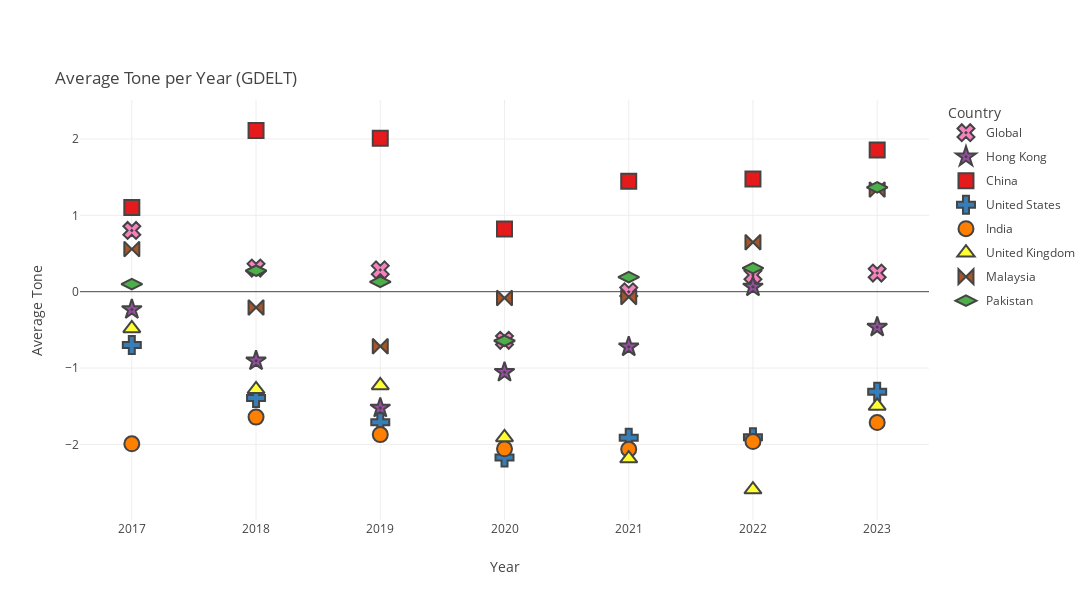

Write notebook code for a chart like this one.
### Markdown cell above
#### Plot

### Code cell
colour_dict = ['#f781bf','#984ea3','#e41a1c','#377eb8','#ff7f00','#ffff33','#a65628','#4daf4a']


fig = px.scatter(country_df[country_df['Country'].isin(major_countries)],
                 x="Year", y="Average Tone", color="Country", title="Average Tone per Year (GDELT)", hover_data = ['Count'], color_discrete_sequence=colour_dict,
                  category_orders={'Country': ['Global','Hong Kong', 'China', 'United States', 'India', 'United Kingdom', 'Malaysia', 'Pakistan' ]}, template='none')

for country in country_df['Country']:
    fig.update_traces(marker=dict(size=15, line=dict(width=2)), selector=dict(name=country))

# Update marker size and shape for "Hong Kong" points
fig.update_traces(marker=dict(symbol='x-dot'), selector=dict(name='Global'))
fig.update_traces(marker=dict(symbol='square'), selector=dict(name=major_countries[0]))
fig.update_traces(marker=dict(symbol='cross'), selector=dict(name=major_countries[1]))
fig.update_traces(marker=dict(symbol='circle'), selector=dict(name=major_countries[2]))
fig.update_traces(marker=dict(symbol='triangle-up'), selector=dict(name=major_countries[3]))
fig.update_traces(marker=dict(symbol='pentagon'), selector=dict(name=major_countries[4]))
fig.update_traces(marker=dict(symbol='diamond-wide'), selector=dict(name=major_countries[5]))
fig.update_traces(marker=dict(symbol='star-dot'), selector=dict(name=major_countries[6]))
fig.update_traces(marker=dict(symbol='bowtie'), selector=dict(name=major_countries[7]))


# Make the figure bigger
fig.update_layout(title_x=0.05, title_y=0.88)
fig.update_layout(autosize=False, width=1200, height=600)
fig.layout.legend.tracegroupgap = 5

fig.show()

### Figure 1 — Plotly figure (JSON) as saved in the notebook; plotly's stock layout.template omitted (floating-point values rounded to 4 significant figures)
{"data": [{"customdata": [[11252], [16342], [16922], [11826], [12181], [10651], [6808]], "hovertemplate": "Country=Global<br>Year=%{x}<br>Average Tone=%{y}<br>Count=%{customdata[0]}<extra></extra>", "legendgroup": "Global", "marker": {"color": "#f781bf", "line": {"width": 2}, "size": 15, "symbol": "x-dot"}, "mode": "markers", "name": "Global", "orientation": "v", "showlegend": true, "type": "scatter", "x": ["2017", "2018", "2019", "2020", "2021", "2022", "2023"], "xaxis": "x", "y": [0.8016, 0.3098, 0.2855, -0.6365, -0.002258, 0.2191, 0.2439], "yaxis": "y"}, {"customdata": [[690], [686], [237], [55], [72], [64], [82]], "hovertemplate": "Country=Hong Kong<br>Year=%{x}<br>Average Tone=%{y}<br>Count=%{customdata[0]}<extra></extra>", "legendgroup": "Hong Kong", "marker": {"color": "#984ea3", "line": {"width": 2}, "size": 15, "symbol": "star-dot"}, "mode": "markers", "name": "Hong Kong", "orientation": "v", "showlegend": true, "type": "scatter", "x": ["2017", "2018", "2019", "2020", "2021", "2022", "2023"], "xaxis": "x", "y": [-0.2333, -0.9052, -1.523, -1.055, -0.7222, 0.0625, -0.4634], "yaxis": "y"}, {"customdata": [[3893], [4620], [4936], [2490], [3069], [2777], [1875]], "hovertemplate": "Country=China<br>Year=%{x}<br>Average Tone=%{y}<br>Count=%{customdata[0]}<extra></extra>", "legendgroup": "China", "marker": {"color": "#e41a1c", "line": {"width": 2}, "size": 15, "symbol": "square"}, "mode": "markers", "name": "China", "orientation": "v", "showlegend": true, "type": "scatter", "x": ["2017", "2018", "2019", "2020", "2021", "2022", "2023"], "xaxis": "x", "y": [1.101, 2.113, 2.008, 0.8217, 1.447, 1.477, 1.854], "yaxis": "y"}, {"customdata": [[1559], [2744], [3440], [3285], [3451], [2893], [1687]], "hovertemplate": "Country=United States<br>Year=%{x}<br>Average Tone=%{y}<br>Count=%{customdata[0]}<extra></extra>", "legendgroup": "United States", "marker": {"color": "#377eb8", "line": {"width": 2}, "size": 15, "symbol": "cross"}, "mode": "markers", "name": "United States", "orientation": "v", "showlegend": true, "type": "scatter", "x": ["2017", "2018", "2019", "2020", "2021", "2022", "2023"], "xaxis": "x", "y": [-0.6979, -1.392, -1.709, -2.171, -1.914, -1.908, -1.311], "yaxis": "y"}, {"customdata": [[1670], [1925], [1185], [1378], [1059], [980], [562]], "hovertemplate": "Country=India<br>Year=%{x}<br>Average Tone=%{y}<br>Count=%{customdata[0]}<extra></extra>", "legendgroup": "India", "marker": {"color": "#ff7f00", "line": {"width": 2}, "size": 15, "symbol": "circle"}, "mode": "markers", "name": "India", "orientation": "v", "showlegend": true, "type": "scatter", "x": ["2017", "2018", "2019", "2020", "2021", "2022", "2023"], "xaxis": "x", "y": [-1.992, -1.643, -1.872, -2.058, -2.063, -1.963, -1.714], "yaxis": "y"}, {"customdata": [[218], [593], [467], [440], [410], [228], [109]], "hovertemplate": "Country=United Kingdom<br>Year=%{x}<br>Average Tone=%{y}<br>Count=%{customdata[0]}<extra></extra>", "legendgroup": "United Kingdom", "marker": {"color": "#ffff33", "line": {"width": 2}, "size": 15, "symbol": "triangle-up"}, "mode": "markers", "name": "United Kingdom", "orientation": "v", "showlegend": true, "type": "scatter", "x": ["2017", "2018", "2019", "2020", "2021", "2022", "2023"], "xaxis": "x", "y": [-0.4817, -1.278, -1.227, -1.909, -2.185, -2.592, -1.495], "yaxis": "y"}, {"customdata": [[278], [294], [421], [241], [200], [167], [92]], "hovertemplate": "Country=Malaysia<br>Year=%{x}<br>Average Tone=%{y}<br>Count=%{customdata[0]}<extra></extra>", "legendgroup": "Malaysia", "marker": {"color": "#a65628", "line": {"width": 2}, "size": 15, "symbol": "bowtie"}, "mode": "markers", "name": "Malaysia", "orientation": "v", "showlegend": true, "type": "scatter", "x": ["2017", "2018", "2019", "2020", "2021", "2022", "2023"], "xaxis": "x", "y": [0.5576, -0.2075, -0.715, -0.08299, -0.07, 0.6467, 1.337], "yaxis": "y"}, {"customdata": [[688], [1119], [885], [624], [603], [552], [405]], "hovertemplate": "Country=Pakistan<br>Year=%{x}<br>Average Tone=%{y}<br>Count=%{customdata[0]}<extra></extra>", "legendgroup": "Pakistan", "marker": {"color": "#4daf4a", "line": {"width": 2}, "size": 15, "symbol": "diamond-wide"}, "mode": "markers", "name": "Pakistan", "orientation": "v", "showlegend": true, "type": "scatter", "x": ["2017", "2018", "2019", "2020", "2021", "2022", "2023"], "xaxis": "x", "y": [0.1003, 0.2744, 0.1288, -0.6426, 0.1907, 0.308, 1.365], "yaxis": "y"}], "layout": {"autosize": false, "height": 600, "legend": {"title": {"text": "Country"}, "tracegroupgap": 5}, "title": {"text": "Average Tone per Year (GDELT)", "x": 0.05, "y": 0.88}, "width": 1200, "xaxis": {"anchor": "y", "domain": [0, 1], "title": {"text": "Year"}}, "yaxis": {"anchor": "x", "domain": [0, 1], "title": {"text": "Average Tone"}}}}
